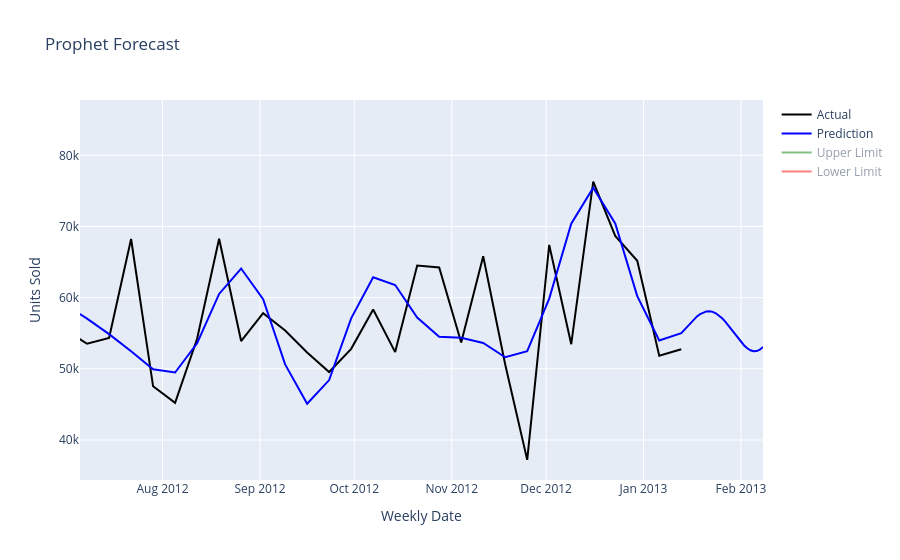

The notebook cell this image was saved under:
### Markdown cell above
#### 6.2 Plot Graph By Plotly

### Code cell
actual = go.Scatter(x=train_resampled['ds'], y=train_resampled['y'], name='Actual', line=dict(color='black'))
predicton = go.Scatter(x=prediction['ds'], y=prediction['yhat'], name='Prediction', line=dict(color='blue'))
upper_limit = go.Scatter(x=prediction['ds'], y=prediction['yhat_upper'], name='Upper Limit', line=dict(color='green'))
lower_limit = go.Scatter(x=prediction['ds'], y=prediction['yhat_lower'], name='Lower Limit', line=dict(color='red'))

fig = go.Figure([actual, predicton, upper_limit, lower_limit])

fig.update_layout(
    title='Prophet Forecast',
    xaxis_title='Weekly Date',
    yaxis_title='Units Sold')
    
                  

fig.show();
py.plot([actual, predicton, upper_limit, lower_limit]);
